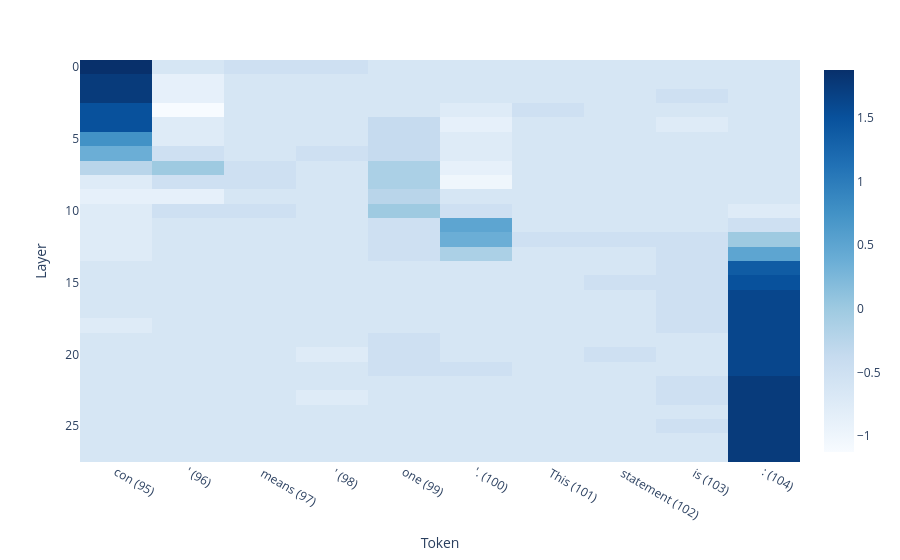

Notebook cell for this chart:
### Code cell
model = LanguageModel(config[model]['weights_directory'])

with open('experimental_outputs/patching_results.json', 'r') as f:
    out = json.load(f)[-1]
false_prompt = out['false_prompt']
logit_diffs = out['logit_diffs']
n_toks = len(logit_diffs)
model_name = out['model']

# transpose logit_diffs
logit_diffs = [[logit_diffs[i][j] for i in range(0, len(logit_diffs))[::-1]] for j in range(len(logit_diffs[0]))]
probs = [[1 / (1 + np.exp(-logit)) for logit in layer] for layer in logit_diffs]

token_ids = model.tokenizer(false_prompt)['input_ids']
tokens = [
    model.tokenizer.decode([token_id]) + f" ({idx})" for idx, token_id in enumerate(token_ids)
]
tokens = tokens[-n_toks:]

fig = px.imshow(
    logit_diffs,
    x=tokens,
    labels=dict(x="Token", y="Layer"),
    color_continuous_scale='blues',
)
fig.show()

### Figure 1 — Plotly figure (JSON) as saved in the notebook; plotly's stock layout.template omitted (floating-point values rounded to 4 significant figures; data arrays with more than 128 entries replaced by an {"elided": "..."} marker saying what was removed)
{"data": [{"coloraxis": "coloraxis", "hovertemplate": "Token: %{x}<br>Layer: %{y}<br>color: %{z}<extra></extra>", "name": "0", "type": "heatmap", "x": ["con (95)", "' (96)", " means (97)", " ' (98)", "one (99)", "'. (100)", " This (101)", " statement (102)", " is (103)", ": (104)"], "xaxis": "x", "yaxis": "y", "z": {"elided": "28x10 float values"}}], "layout": {"coloraxis": {"colorscale": [[0, "rgb(247,251,255)"], [0.125, "rgb(222,235,247)"], [0.25, "rgb(198,219,239)"], [0.375, "rgb(158,202,225)"], [0.5, "rgb(107,174,214)"], [0.625, "rgb(66,146,198)"], [0.75, "rgb(33,113,181)"], [0.875, "rgb(8,81,156)"], [1, "rgb(8,48,107)"]]}, "margin": {"t": 60}, "xaxis": {"anchor": "y", "constrain": "domain", "domain": [0, 1], "scaleanchor": "y", "title": {"text": "Token"}}, "yaxis": {"anchor": "x", "autorange": "reversed", "constrain": "domain", "domain": [0, 1], "title": {"text": "Layer"}}}}
